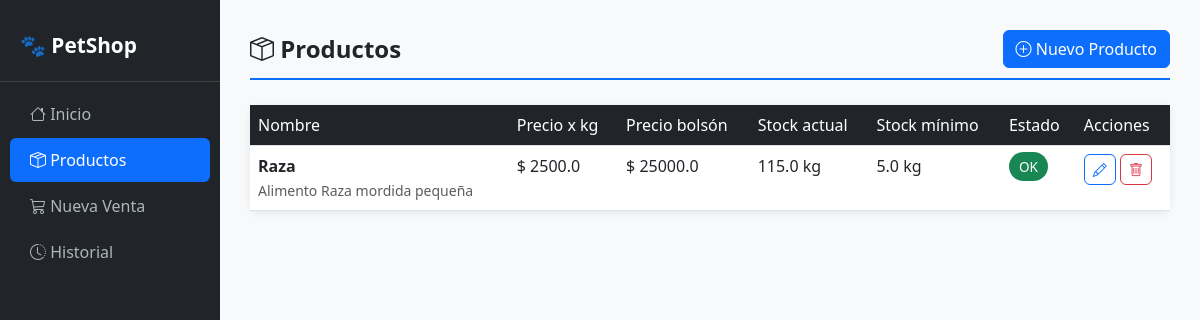
The page /productos on the database its author committed.
### tables this page shows
CREATE TABLE productos (
            id          INTEGER PRIMARY KEY AUTOINCREMENT,
            nombre      TEXT NOT NULL,
            descripcion TEXT,
            precio_kg       REAL,
            precio_bolson   REAL,
            peso_bolson_kg  REAL DEFAULT 0,
            stock_kg        REAL DEFAULT 0,
            stock_minimo_kg REAL DEFAULT 5,
            activo      INTEGER DEFAULT 1
        );

### routes/productos.py (the view)
@productos_bp.route('/productos')
def lista():
    productos = obtener_todos()
    return render_template('productos/lista.html', productos=productos)

### app.py (called while the page is built)
@app.before_request
def chequear_licencia():
    rutas_libres = ['/activar', '/licencia-vencida']
    if request.path not in rutas_libres:
        if not verificar_licencia():
            return redirect('/licencia-vencida')

### database.py (called while the page is built)
def conectar():
    return sqlite3.connect('petshop.db')

### licencia.py (called while the page is built)
def _decodificar(texto):
    return base64.b64decode(texto.encode()).decode()

def obtener_fecha_instalacion():
    try:
        with open(ARCHIVO_LIC, 'r') as f:
            return datetime.strptime(_decodificar(f.read().strip()), '%Y-%m-%d').date()
    except:
        return None

def verificar_licencia():
    fecha = obtener_fecha_instalacion()
    if not fecha:
        primera_ejecucion()
        return True
    return (date.today() - fecha).days <= DIAS_PRUEBA

### models/producto.py (called while the page is built)
def obtener_todos():
    conn = conectar()
    conn.row_factory = sqlite3.Row
    cursor = conn.cursor()
    productos = cursor.execute(
        "SELECT * FROM productos WHERE activo = 1 ORDER BY nombre"
    ).fetchall()
    conn.close()
    return productos

### templates/productos/lista.html
{% extends 'base.html' %}
{% block contenido %}
<div class="d-flex justify-content-between align-items-center titulo-pagina">
    <span><i class="bi bi-box-seam"></i> Productos</span>
    <a href="/productos/nuevo" class="btn btn-primary">
        <i class="bi bi-plus-circle"></i> Nuevo Producto
    </a>
</div>
{% if productos %}
<div class="card">
    <div class="card-body p-0">
        <table class="table mb-0">
            <thead>
                <tr>
                    <th>Nombre</th>
                    <th>Precio x kg</th>
                    <th>Precio bolsón</th>
                    <th>Stock actual</th>
                    <th>Stock mínimo</th>
                    <th>Estado</th>
                    <th>Acciones</th>
                </tr>
            </thead>
            <tbody>
                {% for p in productos %}
                <tr>
                    <td>
                        <strong>{{ p.nombre }}</strong>
                        {% if p.descripcion %}
                            <br><small class="text-muted">{{ p.descripcion }}</small>
                        {% endif %}
                    </td>
                    <td>$ {{ p.precio_kg }}</td>
                    <td>$ {{ p.precio_bolson }}</td>
                    <td>{{ p.stock_kg }} kg</td>
                    <td>{{ p.stock_minimo_kg }} kg</td>
                    <td>
                        {% if p.stock_kg <= 0 %}
                            <span class="badge-stock-bajo">Sin stock</span>
                        {% elif p.stock_kg <= p.stock_minimo_kg %}
                            <span class="badge-stock-bajo">Stock bajo</span>
                        {% elif p.stock_kg <= p.stock_minimo_kg * 2 %}
                            <span class="badge-stock-medio">Stock medio</span>
                        {% else %}
                            <span class="badge-stock-ok">OK</span>
                        {% endif %}
                    </td>
                    <td>
                        <a href="/productos/editar/{{ p.id }}" class="btn btn-sm btn-outline-primary">
                            <i class="bi bi-pencil"></i>
                        </a>
                        <a href="/productos/eliminar/{{ p.id }}"
                           class="btn btn-sm btn-outline-danger"
                           onclick="return confirm('¿Eliminar este producto?')">
                            <i class="bi bi-trash"></i>
                        </a>
                    </td>
                </tr>
                {% endfor %}
            </tbody>
        </table>
    </div>
</div>
{% else %}
<div class="text-center py-5 text-muted">
    <i class="bi bi-box-seam fs-1"></i>
    <p class="mt-3">No hay productos cargados todavía.</p>
    <a href="/productos/nuevo" class="btn btn-primary">Agregar el primero</a>
</div>
{% endif %}
{% endblock %}

### static/css/styles.css (style rules this page uses)
body { background-color: #f8f9fa; font-family: 'Segoe UI', sans-serif; }
.titulo-pagina { font-size: 1.5rem; font-weight: bold; margin-bottom: 25px; color: #212529; border-bottom: 2px solid #0d6efd; padding-bottom: 10px; }
.card { border: none; border-radius: 10px; box-shadow: 0 2px 8px rgba(0,0,0,0.08); }
.badge-stock-ok { background-color: #198754; color: white; padding: 5px 10px; border-radius: 20px; font-size: 0.85rem; }
.table th { background-color: #212529; color: white; font-weight: 500; }
.btn { border-radius: 6px; }

### rows shown on the page
productos: nombre "Raza", descripcion "Alimento Raza mordida pequeña", precio_kg "2500.0", precio_bolson "25000.0", stock_kg "115.0", stock_minimo_kg "5.0", shows "OK"
